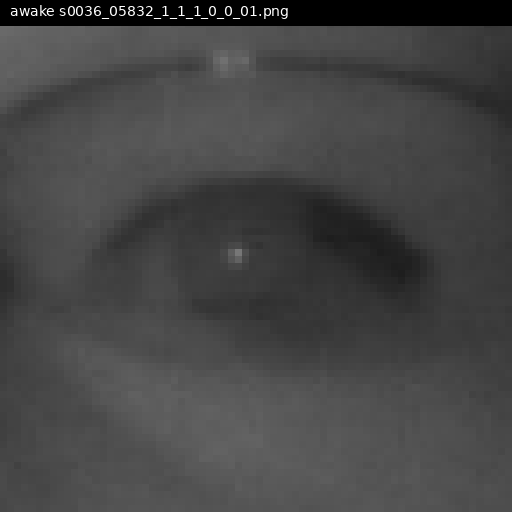
#> input picture glass1_samples/awake_0_s0036_05832_1_1_1_0_0_01.png, 512 x 512 px, found by its file name
$ python procedural_reflection.py
#> lines starting #> are read from the running program, lines starting #| are printed output that depends on the picture
#!/usr/bin/env python3
"""Pure procedural NIR glass reflection - single image, zero boundary."""
import os, random, math
import numpy as np
from PIL import Image, ImageFilter, ImageDraw, ImageFont

SRC_DIR = '/home/bobby/OCEC/glass1_samples'
OUT_DIR = '/home/bobby/OCEC/procedural_out'
os.makedirs(OUT_DIR, exist_ok=True)

samples = [
    'awake_0_s0036_05832_1_1_1_0_0_01.png',
    'sleepy_0_s0037_04771_1_1_0_1_0_01.png',
    'awake_2_s0035_00444_0_1_1_0_1_02.png',
    'sleepy_1_s0012_02860_0_1_0_2_1_01.png',
]
VARIANTS = 4

def perlin_like(h, w, scale, seed):
    """Generate smooth random field at given scale."""
    random.seed(seed)
    # Low-res random grid, then upscale with smooth interpolation
    sh, sw = max(2, h // scale), max(2, w // scale)
    grid = np.random.rand(sh, sw).astype(np.float32)
    img = Image.fromarray((grid * 255).astype(np.uint8))
    img = img.resize((w, h), Image.BICUBIC)
    arr = np.array(img, np.float32) / 255.0
    return arr

def synthesize(eye_arr):
    h, w = eye_arr.shape
    yy, xx = np.mgrid[:h, :w]

    # 1. Large-scale environment reflection (smooth bright variations)
    # Multiple octaves of smooth noise blended together
    env = np.zeros((h, w), np.float32)
    for scale in [8, 16, 32, 64]:
        env += perlin_like(h, w, scale, random.randint(0, 99999)) * (scale / 64.0)
    env = env / env.max()  # normalize to 0-1

    # Bias toward lower half
    y_bias = np.clip((yy / h - 0.3) / 0.5, 0, 1)
    env = env * (0.5 + 0.5 * y_bias)

    # 2. Add environment reflection as bright wash on top of eye
    env_strength = random.uniform(80, 160)
    out = eye_arr + env * env_strength

    # 3. Stretch/distort the environment (simulate curved glass refraction)
    # Shift rows randomly to simulate lens distortion
    out_img = Image.fromarray(np.clip(out, 0, 255).astype(np.uint8))
    shift_amount = random.randint(2, 8)
    for row_start in range(0, h, random.randint(4, 12)):
        row_end = min(row_start + random.randint(4, 20), h)
        shift = random.randint(-shift_amount, shift_amount)
        band = out_img.crop((0, row_start, w, row_end))
        out_img.paste(band, (shift, row_start))
    out = np.array(out_img, np.float32)

    # 4. Specular glint spots (bright, elongated, random positions across full image)
    for _ in range(random.randint(4, 8)):
        sx = random.uniform(0.05, 0.95) * w
        sy = random.uniform(0.05, 0.95) * h
        sr_x = random.uniform(15, 60)  # horizontal radius (large)
        sr_y = random.uniform(8, 30)  # vertical radius (large)
        angle = random.uniform(0, math.pi)
        strength = random.uniform(120, 255)

        dx = xx - sx
        dy = yy - sy
        # Rotated ellipse
        rx = dx * math.cos(angle) + dy * math.sin(angle)
        ry = -dx * math.sin(angle) + dy * math.cos(angle)
        spot = np.exp(-(rx**2 / (2 * sr_x**2) + ry**2 / (2 * sr_y**2)))
        out = out + spot * strength

    # Rectangular patches with soft edges
    for _ in range(random.randint(3, 7)):
        rw = random.uniform(20, 80)
        rh = random.uniform(8, 35)
        rx0 = random.uniform(0.05, 0.85) * w
        ry0 = random.uniform(0.05, 0.85) * h
        edge_soft = random.uniform(3, 10)
        rect = np.ones((h, w), np.float32)
        rect = rect * np.exp(-((xx - rx0)**2) / (2 * edge_soft**2))
        rect = rect * np.exp(-((xx - rx0 - rw)**2) / (2 * edge_soft**2))
        rect = rect * np.exp(-((yy - ry0)**2) / (2 * edge_soft**2))
        rect = rect * np.exp(-((yy - ry0 - rh)**2) / (2 * edge_soft**2))
        out = out + rect * random.uniform(80, 180)

    # 5. Bright streaks (horizontal light bands from dashboard/screen)
    for _ in range(random.randint(1, 3)):
        sy = random.uniform(0.15, 0.95) * h
        band_h = random.uniform(8, 30)
        band_strength = random.uniform(60, 160)
        x_start = random.uniform(0.0, 0.3) * w
        x_end = random.uniform(0.7, 1.0) * w
        streak = np.exp(-((yy - sy) ** 2) / (2 * band_h ** 2))
        x_mask = np.clip((np.minimum(xx, x_end) - x_start) / max(1, x_end - x_start), 0, 1)
        x_mask *= np.clip((w - xx) / max(1, w - x_end), 0, 1)  # fade at edges
        out = out + streak * x_mask * band_strength

    # 6. Local detail washout (blur only in bright areas to hide eye detail)
    bright_mask = np.clip((out - 200) / 55, 0, 1)  # areas above 200 get blurred
    if bright_mask.max() > 0.05:
        blur_img = Image.fromarray(np.clip(out, 0, 255).astype(np.uint8)).filter(
            ImageFilter.GaussianBlur(radius=random.uniform(1.5, 3.0)))
        blur_arr = np.array(blur_img, np.float32)
        out = out * (1 - bright_mask * 0.5) + blur_arr * (bright_mask * 0.5)

    # 7. Final bloom
    out_img = Image.fromarray(np.clip(out, 0, 255).astype(np.uint8))
    bloom1 = np.array(out_img.filter(ImageFilter.GaussianBlur(radius=2)), np.float32)
    bloom2 = np.array(out_img.filter(ImageFilter.GaussianBlur(radius=6)), np.float32)
    out = out * 0.80 + bloom1 * 0.12 + bloom2 * 0.08

    return np.clip(out, 0, 255).astype(np.uint8)

for fname in samples:
    base = os.path.splitext(fname)[0]
    eye = np.array(Image.open(os.path.join(SRC_DIR, fname)).convert('L'), np.float32)

    for v in range(VARIANTS):
        random.seed(42 + v * 1000 + hash(fname) % 10000)
        result = synthesize(eye)
        out_path = os.path.join(OUT_DIR, f'{base}_proc_v{v}.png')
        Image.fromarray(result).save(out_path)
        print(f'{fname} v{v}')
#> this loop made 4 passes
#> pass 1, in perlin_like, `img = Image.fromarray((grid * 255).astype(np.uint8))`:
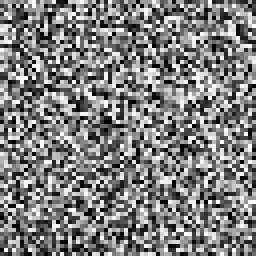
#> img: PIL image 64x64 L (shown 4 times larger); min 0, max 254, mean 126.6
#> pass 1, in perlin_like, `img = img.resize((w, h), Image.BICUBIC)`:
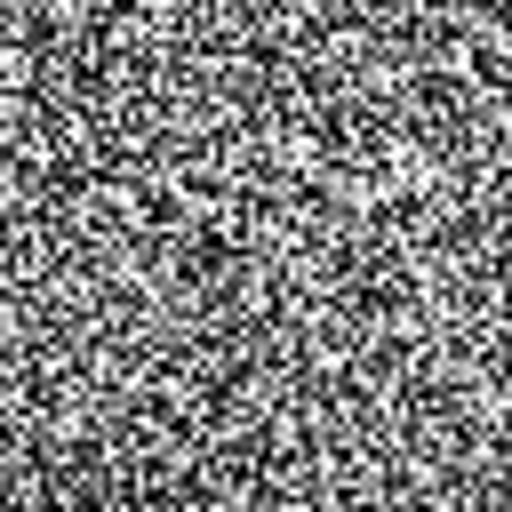
#> img: PIL image 512x512 L; min 0, max 255, mean 126.7
#> pass 1, in perlin_like (call 2), `img = Image.fromarray((grid * 255).astype(np.uint8))`:
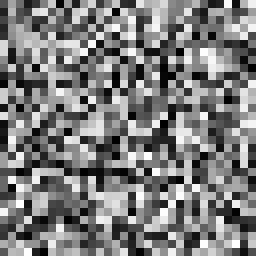
#> img: PIL image 32x32 L (shown 8 times larger); min 0, max 254, mean 124.1
#> after the loop:
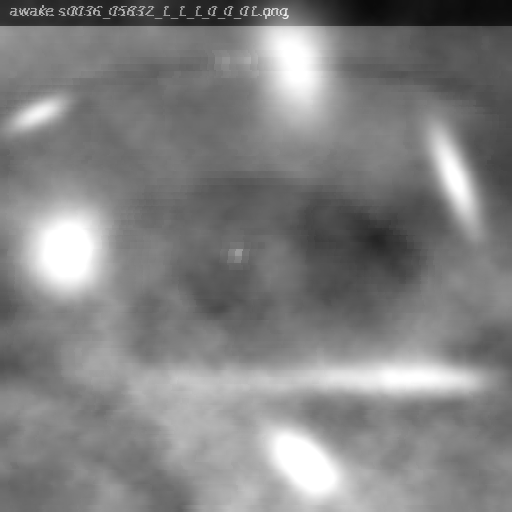
#> result: shape (512, 512); min 10, max 255, mean 129.5
#> pass 2 of the loop `for fname in samples:`:
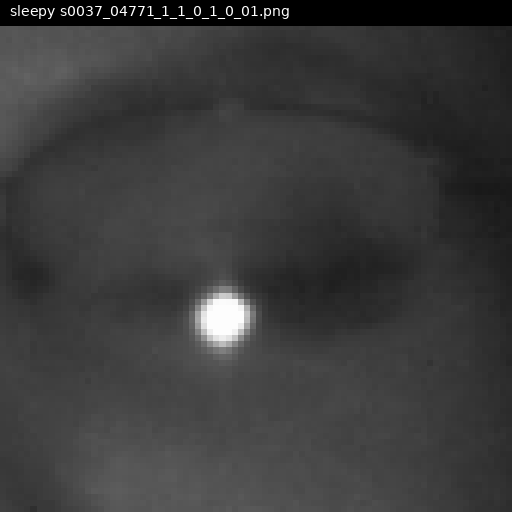
#> input picture glass1_samples/sleepy_0_s0037_04771_1_1_0_1_0_01.png, 512 x 512 px, found by its file name
#> the loop `for v in range(VARIANTS):` made 4 passes
#> (env_strength in synthesize, shift_amount in synthesize) on passes 1 to 4: (112.3, 3), (123.6, 6), (83.95, 8), (136.6, 3)
#> (printed output is left out)
#> after the loop `for v in range(VARIANTS):`:
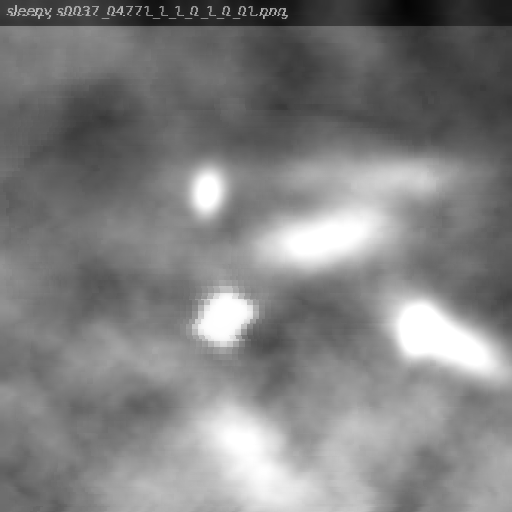
#> result: shape (512, 512); min 4, max 255, mean 128.5
#> pass 3 of the loop `for fname in samples:`:
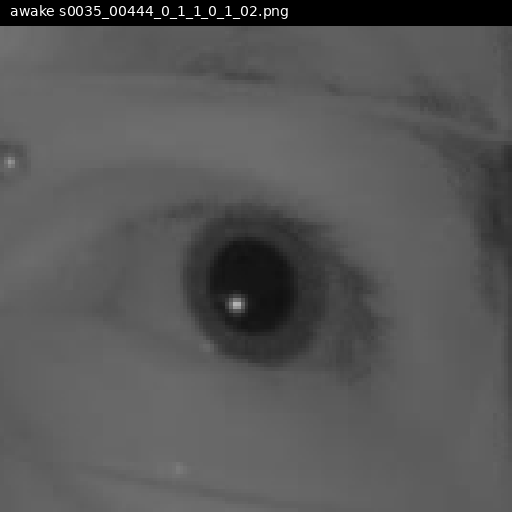
#> input picture glass1_samples/awake_2_s0035_00444_0_1_1_0_1_02.png, 512 x 512 px, found by its file name
#> the loop `for v in range(VARIANTS):` made 4 passes
#> (env_strength in synthesize, shift_amount in synthesize) on passes 1 to 4: (128.6, 7), (96.05, 4), (148.2, 6), (158.5, 7)
#> (printed output is left out)
#> after the loop `for v in range(VARIANTS):`:
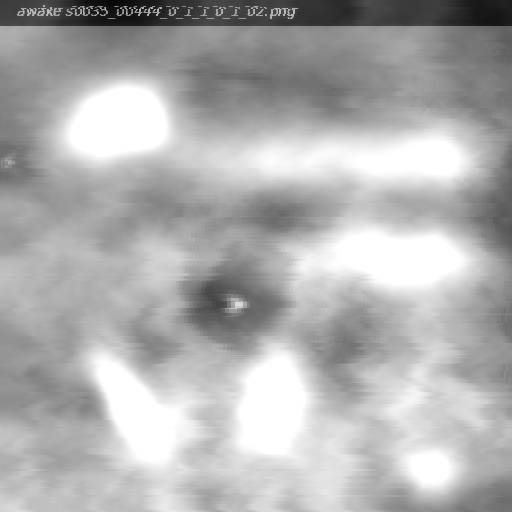
#> result: shape (512, 512); min 7, max 255, mean 175.1
#> the loop made 4 passes; the first 3 are shown

# Grid
cell, gap, top = 128, 6, 18
#> cell = 128; gap = 6; top = 18
cols, rows = 5, len(samples)
canvas = Image.new('L', (cols*cell+(cols-1)*gap, rows*cell+(rows-1)*gap+top), 18)
#> canvas: PIL image 664x548 L; every value is 18
d = ImageDraw.Draw(canvas)
try: font = ImageFont.truetype('/usr/share/fonts/truetype/dejavu/DejaVuSans.ttf', 11)
except: font = ImageFont.load_default()
for c, t in enumerate(['orig','proc-1','proc-2','proc-3','proc-4']):
    d.text((c*(cell+gap)+4, 2), t, fill=220, font=font)
for r, fname in enumerate(samples):
    base = os.path.splitext(fname)[0]; y = top + r*(cell+gap)
#> after `y = top + r * (cell + gap)`: y = 18
    canvas.paste(Image.open(os.path.join(SRC_DIR, fname)).convert('L').resize((cell, cell), Image.NEAREST), (0, y))
    for v in range(4):
        im = Image.open(os.path.join(OUT_DIR, f'{base}_proc_v{v}.png')).convert('L').resize((cell, cell), Image.NEAREST)
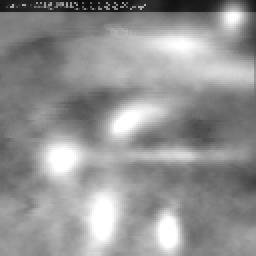
#> im: PIL image 128x128 L (shown 2 times larger); min 13, max 255, mean 147.2
        canvas.paste(im, ((v+1)*(cell+gap), y))
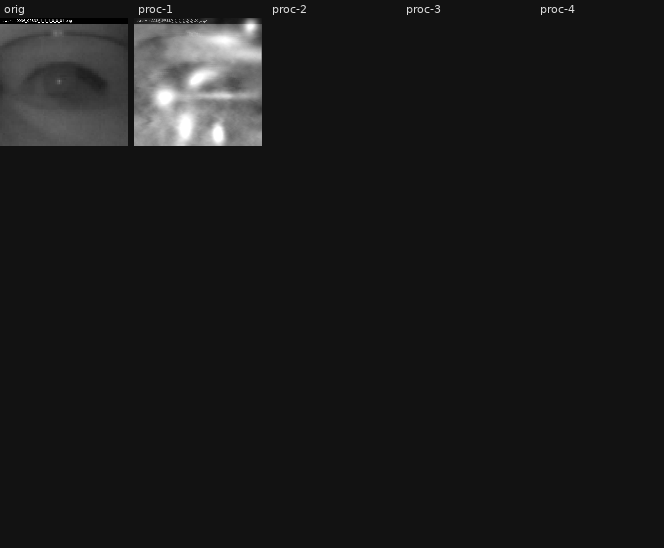
#> canvas: PIL image 664x548 L; min 0, max 255, mean 26.3
#> pass 2 of the loop `for r, fname in enumerate(samples):`:
#> y = 152
#> `canvas.paste(im, ((v+1)*(cell+gap), y))`:
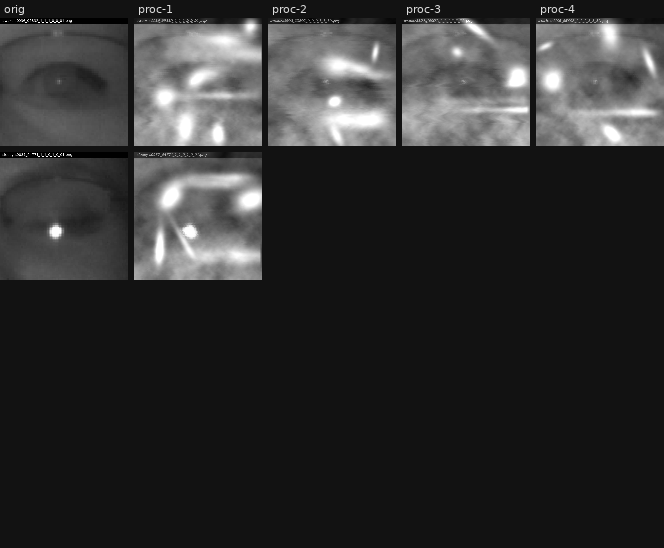
#> canvas: PIL image 664x548 L; min 0, max 255, mean 48.4
#> pass 3 of the loop `for r, fname in enumerate(samples):`:
#> y = 286
#> `canvas.paste(im, ((v+1)*(cell+gap), y))`:
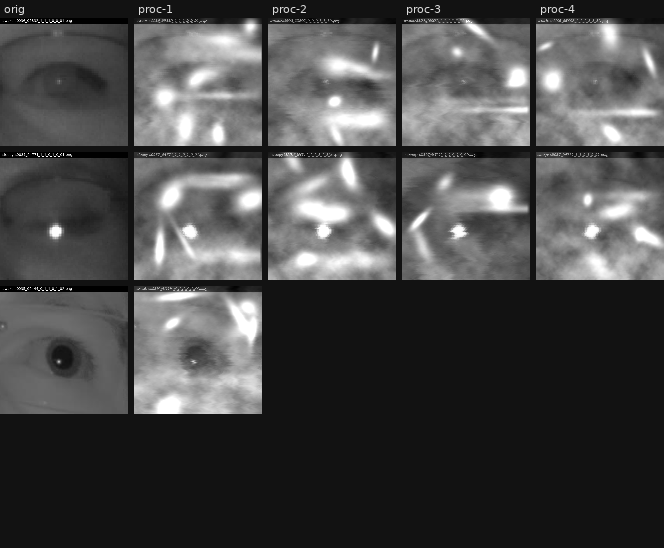
#> canvas: PIL image 664x548 L; min 0, max 255, mean 72.5
#> the loop made 4 passes; the first 3 are shown
GRID = '/home/bobby/OCEC/procedural_grid.png'
#> GRID = '/home/bobby/OCEC/procedural_grid.png'
canvas.save(GRID)
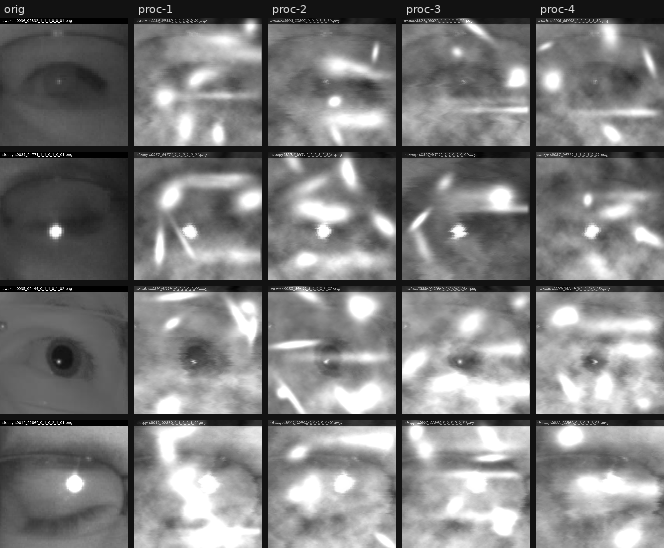
#> saved as procedural_grid.png: PIL image 664x548 L; min 0, max 255, mean 124.3
print(f'Grid: {GRID}')
#| Grid: /home/bobby/OCEC/procedural_grid.png
